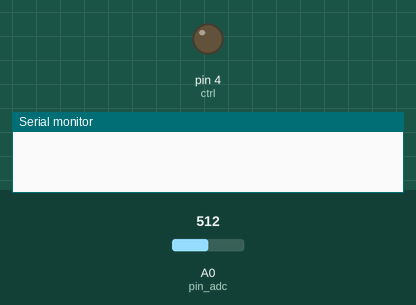
Recording of a sketch running on a simulated Arduino Uno, built with avr-gcc and run on an emulated ATmega328P. Parts: output pins drawn as LEDs (lit = HIGH), the last lines printed to the serial monitor. The inputs (shaded band) are chosen by the test bench; at power-on: A0 (pin_adc) = 512.

Above: at 2.2 s.
2.3 s: A0 (pin_adc) set to 398
3.8 s: A0 (pin_adc) set to 369
At 4.5 s:
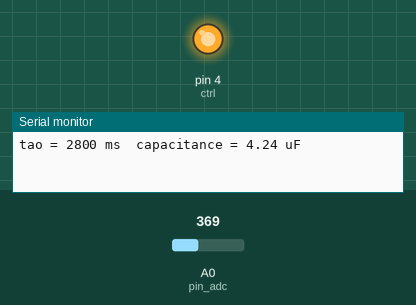
Timing chart, 0 to 6.8 s (numbered marks = the images above; inputs shaded):
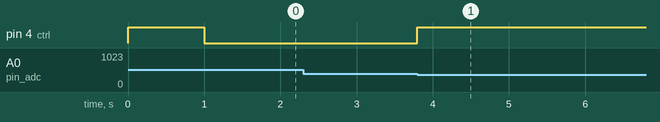

Measured:
- the behaviour switches between 380 and 379 on A0 (pin_adc) (found by bisection; images 0 and 1)
- after the input at 2.3 s, every drawn part: stays the same
- after the input at 3.8 s, pin 4 (ctrl): LOW → HIGH at once

The sketch:

Capacitance_meter.ino
```cpp
/*
This program reads the capacitance of a capacitor using an RC low-pass circuit.

First of all, you need to select a resistor value "R_value".

Note: If the system takes a lot for showing the capacitor value, choose a lower R_value.
*/

const int ctrl = 4;
const int pin_adc = A0;
int R_value = 660; // [KOhms] Change this value to another higher if the capacitance is too small.
int th = 0;
int tao = 0;
float capacitance = 0;

void calculate_capacitance(void);
void print_capacitance(void);

void setup() {
  pinMode(ctrl, OUTPUT);
  digitalWrite(ctrl, HIGH);
  Serial.begin(9600);
  th = 1023 * 0.63; // This is the threshold which lets determining the time constant, tao.
                    // It's the 63% of the initial and final voltage levels: 5V
                    // Once tao is captured, we have to calculate the capacitance with the next formule: tao = R*C
  delay(1000);
}

void loop() {
  unsigned long t = 0;

  t = millis();
  digitalWrite(ctrl, LOW);
  while(analogRead(pin_adc) > 1023-th);
  tao = millis() - t;
  digitalWrite(ctrl, HIGH);

  if(tao < 10)
  {
    Serial.println("Capacitance is too small. Change the circuit and code with a higher resistor value.");
    tao = 250;
  }
  else
  {
    calculate_capacitance();
    Serial.print("tao = ");
    Serial.print(tao);
    Serial.print(" ms\t");
    print_capacitance();
  }

  delay(tao*10);
}

void calculate_capacitance(void)
{
  capacitance = tao * 1e6 / R_value; // units: pF = ms * 1000000 / KOhms
}

void print_capacitance(void)
{
  Serial.print("capacitance = ");

  if(capacitance >= 1000000)
  {
    Serial.print(capacitance/1000000);
    Serial.println(" uF");
  }
  else if(capacitance >= 1000)
  {
    Serial.print(capacitance/1000);
    Serial.println(" nF");
  }
  else
  {
    Serial.print(capacitance);
    Serial.println(" pF");
  }
}
```
